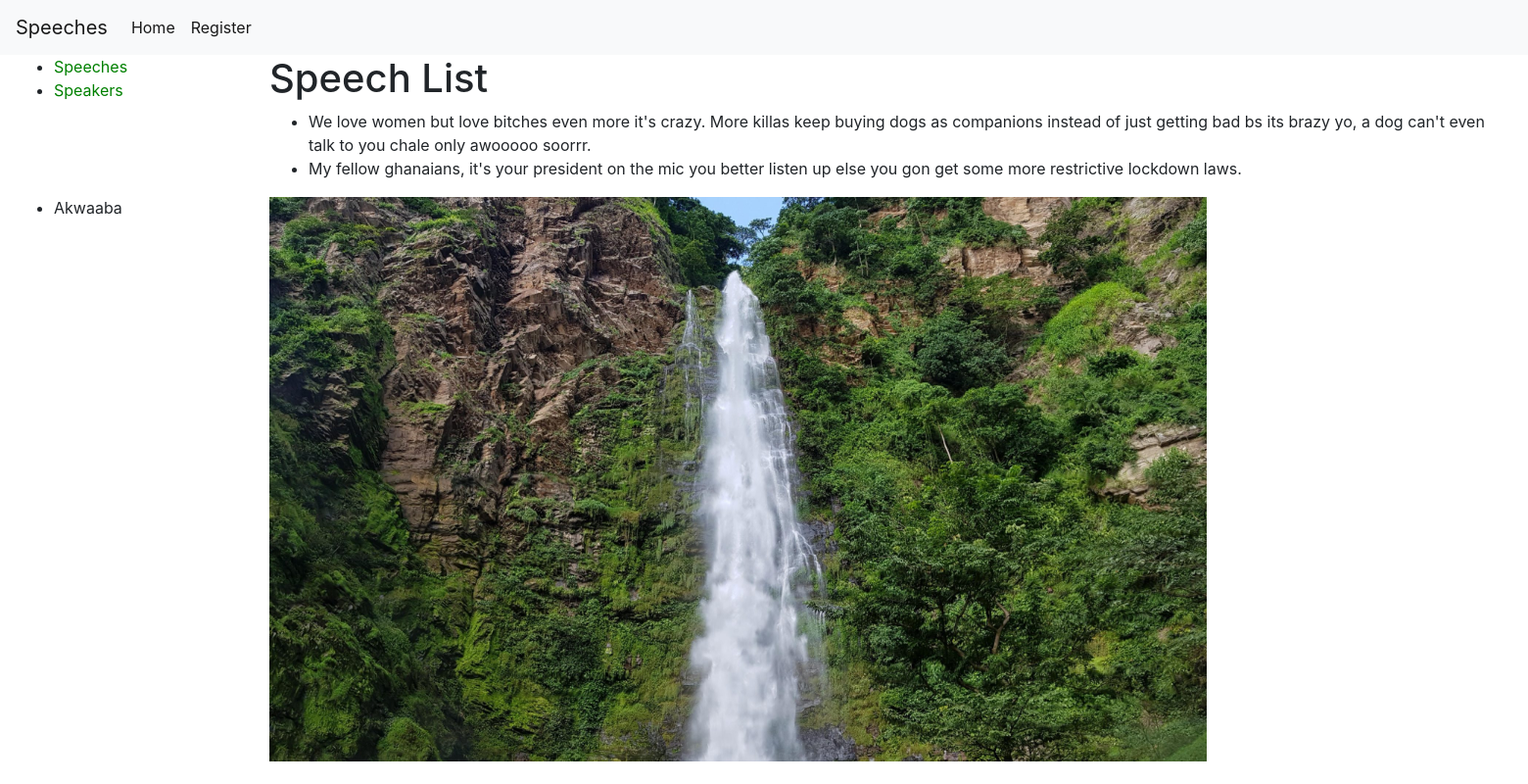
Page /and/speech/speeches/ on the committed database.
### spoke/models.py (models this page shows, shortened)
class Speech(models.Model):
    title = models.CharField(max_length=200)
    speech_date = models.DateField(null=False, blank= True)
    speeech = models.TextField(max_length=2000)
    speaker = models.ForeignKey('Speaker', on_delete = models.SET_NULL, null = True)
    class Meta:
        ordering = ['title', 'speech_date', 'speaker']

### spoke/views.py (the view)
# urls.py: path('speeches/', views.SpeechListView.as_view(), name = 'speech_list'),
class SpeechListView(generic.ListView):
    model = Speech
    context_object_name = 'speech_list'
    queryset = Speech.objects.all()
    template_name = 'speeches/speech_list.html'

### spoke/templates/spoke/speech_list.html
{% extends "base_generic.html" %}
{% block content %}
  <h1>Speech List</h1>
  {% if speech_list %}
  <ul>
    {% for c in speech_list %}
      <li>
         {{c.speeech}}
      </li>
    {% endfor %}
  </ul>
  {% else %}
    <p>There are no speeches in the list.</p>
  {% endif %}
{% endblock %}

### rows in the picture
Speech: speeech "We love women but love bitches even more it's crazy. More killas keep buying dogs as companions instead of just getting bad bs its brazy yo, a dog can't even talk to you chale only awooooo soorrr."
Speech: speeech "My fellow ghanaians, it's your president on the mic you better listen up else you gon get some more restrictive lockdown laws."
